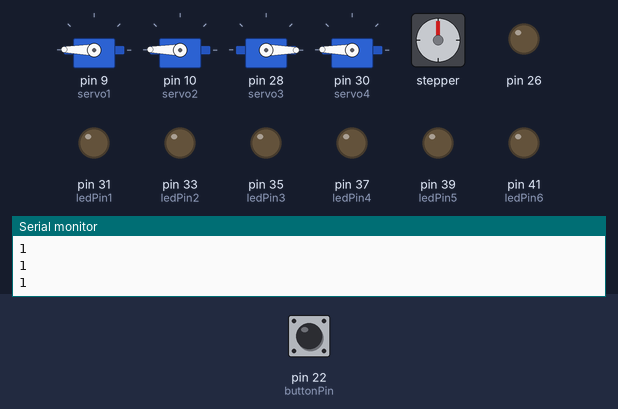
This sketch was run on a simulated Arduino Mega 2560, built with avr-gcc and run on an emulated ATmega2560. Shown: 4 × servo, stepper motor, output pins drawn as LEDs (lit = HIGH), the last lines printed to the serial monitor. The inputs (shaded band) are chosen by the test bench; at power-on: pin 22 (buttonPin) HIGH. Stepper angles assume 400 steps per turn.

Above: at 2.8 s.
2.9 s: pin 22 (buttonPin) pulled LOW for 1.25 s
At 6.3 s:
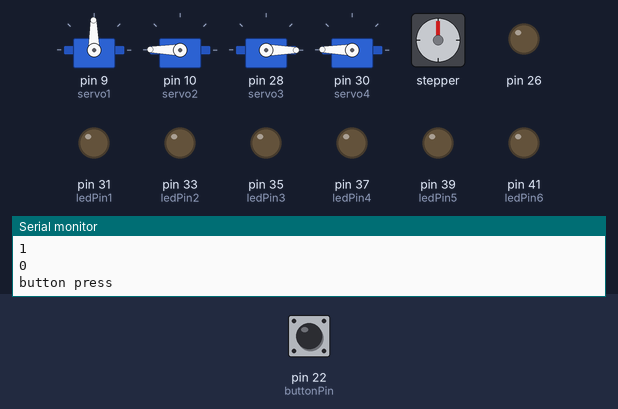
At 7.9 s:
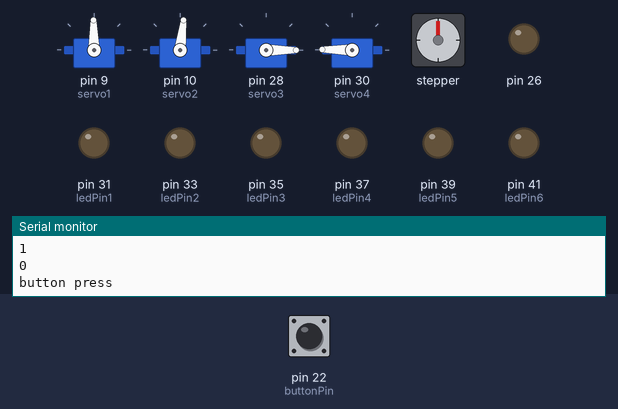
Timing chart, 0 to 30.5 s (numbered marks = the images above; inputs shaded):
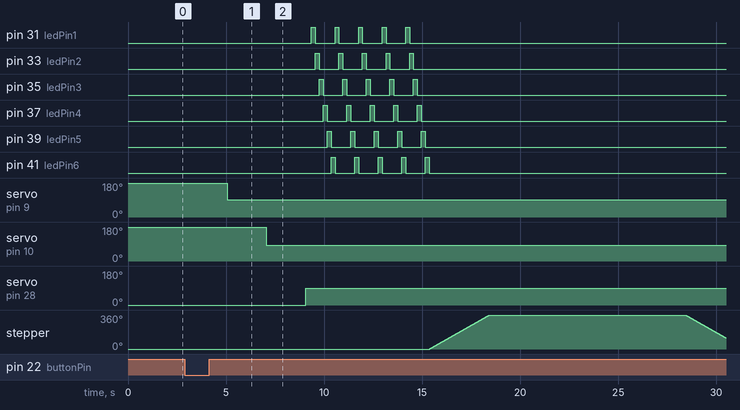

The sketch:

gender_revealer_3000.ino
```cpp
#include <AFMotor.h>
#include <Servo.h>

Servo servo1;
Servo servo2;
Servo servo3;
Servo servo4;
const int buttonPin= 22;
const int ledPin1= 31;
const int ledPin2=33;
const int ledPin3= 35;
const int ledPin4= 37;
const int ledPin5 = 39;
const int ledPin6 = 41;
AF_Stepper motor(400,1);
int position = 10;
AF_Stepper motor2(64,1);

void setup() {
  Serial.begin(9600);           // set up Serial library at 9600 bps
  Serial.println("Gender Revealer 3000");
  servo1.attach(9); //attach servo1 to pin 9
  servo2.attach(10);
  servo3.attach(28);
  servo4.attach(30);
  motor.setSpeed(20);
  pinMode(buttonPin, INPUT_PULLUP);
  pinMode(ledPin1, OUTPUT);
  pinMode(ledPin2, OUTPUT);
  pinMode(ledPin3, OUTPUT);
  pinMode(ledPin4, OUTPUT);
  pinMode(ledPin5, OUTPUT);
  pinMode(ledPin6, OUTPUT);
  pinMode(26, OUTPUT);
}

void loop() {
   int buttonState = digitalRead(buttonPin);
    Serial.println(buttonState);
  servo2.write(179); //move servo2 to the outward position
  servo1.write(179); //move sevor1 to the outward position
  servo3.write(0);
  servo4.write(179);
if (buttonState ==LOW){
  Serial.print("button press");
  delay(2000);
  servo1.write(91);
  delay(2000);
  servo2.write(83);
  delay(2000);
  servo3.write(89);
  delay(300);
  digitalWrite(ledPin1, HIGH);  //this series of flashing LED's could likely be reduced to repeating
  delay(200);
  digitalWrite(ledPin1, LOW);
  digitalWrite(ledPin2, HIGH);
  delay(200);
  digitalWrite(ledPin2, LOW);
  digitalWrite(ledPin3, HIGH);
  delay(200);
  digitalWrite(ledPin3, LOW);
  digitalWrite(ledPin4, HIGH);
  delay(200);
  digitalWrite(ledPin4, LOW);
  digitalWrite(ledPin5, HIGH);
  delay(200);
  digitalWrite(ledPin5, LOW);
  digitalWrite(ledPin6, HIGH);
  delay(200);
  digitalWrite(ledPin6, LOW);
  digitalWrite(ledPin1, HIGH);
  delay(200);
  digitalWrite(ledPin1, LOW);
  digitalWrite(ledPin2, HIGH);
  delay(200);
  digitalWrite(ledPin2, LOW);
  digitalWrite(ledPin3, HIGH);
  delay(200);
  digitalWrite(ledPin3, LOW);
  digitalWrite(ledPin4, HIGH);
  delay(200);
  digitalWrite(ledPin4, LOW);
  digitalWrite(ledPin5, HIGH);
  delay(200);
  digitalWrite(ledPin5, LOW);
  digitalWrite(ledPin6, HIGH);
  delay(200);
  digitalWrite(ledPin6, LOW);
  digitalWrite(ledPin1, HIGH);
  delay(200);
  digitalWrite(ledPin1, LOW);
  digitalWrite(ledPin2, HIGH);
  delay(200);
  digitalWrite(ledPin2, LOW);
  digitalWrite(ledPin3, HIGH);
  delay(200);
  digitalWrite(ledPin3, LOW);
  digitalWrite(ledPin4, HIGH);
  delay(200);
  digitalWrite(ledPin4, LOW);
  digitalWrite(ledPin5, HIGH);
  delay(200);
  digitalWrite(ledPin5, LOW);
  digitalWrite(ledPin6, HIGH);
  delay(200);
  digitalWrite(ledPin6, LOW);
  digitalWrite(ledPin1, HIGH);
  delay(200);
  digitalWrite(ledPin1, LOW);
  digitalWrite(ledPin2, HIGH);
  delay(200);
  digitalWrite(ledPin2, LOW);
  digitalWrite(ledPin3, HIGH);
  delay(200);
  digitalWrite(ledPin3, LOW);
  digitalWrite(ledPin4, HIGH);
  delay(200);
  digitalWrite(ledPin4, LOW);
  digitalWrite(ledPin5, HIGH);
  delay(200);
  digitalWrite(ledPin5, LOW);
  digitalWrite(ledPin6, HIGH);
  delay(200);
  digitalWrite(ledPin6, LOW);
  digitalWrite(ledPin1, HIGH);
  delay(200);
  digitalWrite(ledPin1, LOW);
  digitalWrite(ledPin2, HIGH);
  delay(200);
  digitalWrite(ledPin2, LOW);
  digitalWrite(ledPin3, HIGH);
  delay(200);
  digitalWrite(ledPin3, LOW);
  digitalWrite(ledPin4, HIGH);
  delay(200);
  digitalWrite(ledPin4, LOW);
  digitalWrite(ledPin5, HIGH);
  delay(200);
  digitalWrite(ledPin5, LOW);
  digitalWrite(ledPin6, HIGH);
  delay(200);
  digitalWrite(ledPin6, LOW);
  motor.step(400, FORWARD, DOUBLE);
  delay(10000);//remove when adding servo5
  motor.step(400, BACKWARD, DOUBLE);
}
else {
  motor.step(1, FORWARD, MICROSTEP);
delay(1000);
  motor.step(1, BACKWARD, MICROSTEP);
  servo2.write(179); //move servo2 to the outward position
  servo1.write(179); //move sevor1 to the outward position
  servo3.write(0);
  digitalWrite(24,HIGH);
}
}
```

Measured:
- after the input at 2.9 s, pin 31 (ledPin1): alternates HIGH for 0.20 s and LOW for 1.0 s, 10 changes in all, then stays LOW, starting after 6.5 s; pin 33 (ledPin2): alternates HIGH for 0.20 s and LOW for 1.0 s, 10 changes in all, then stays LOW, starting after 6.7 s
